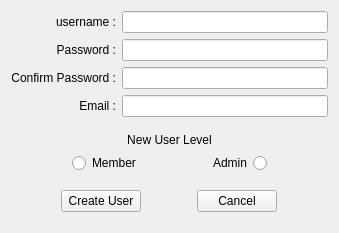
<?xml version="1.0" encoding="UTF-8"?>
<ui version="4.0">
 <class>Form</class>
 <widget class="QWidget" name="Form">
  <property name="geometry">
   <rect>
    <x>0</x>
    <y>0</y>
    <width>339</width>
    <height>233</height>
   </rect>
  </property>
  <property name="maximumSize">
   <size>
    <width>339</width>
    <height>310</height>
   </size>
  </property>
  <property name="windowTitle">
   <string>Register User</string>
  </property>
  <layout class="QVBoxLayout" name="verticalLayout_2">
   <item>
    <layout class="QGridLayout" name="gridLayout">
     <item row="0" column="0">
      <widget class="QLabel" name="label">
       <property name="text">
        <string>username :</string>
       </property>
       <property name="alignment">
        <set>Qt::AlignRight|Qt::AlignTrailing|Qt::AlignVCenter</set>
       </property>
      </widget>
     </item>
     <item row="1" column="0">
      <widget class="QLabel" name="label_2">
       <property name="text">
        <string>Password :</string>
       </property>
       <property name="alignment">
        <set>Qt::AlignRight|Qt::AlignTrailing|Qt::AlignVCenter</set>
       </property>
      </widget>
     </item>
     <item row="2" column="0">
      <widget class="QLabel" name="label_5">
       <property name="text">
        <string>Confirm Password :</string>
       </property>
       <property name="alignment">
        <set>Qt::AlignRight|Qt::AlignTrailing|Qt::AlignVCenter</set>
       </property>
      </widget>
     </item>
     <item row="3" column="0">
      <widget class="QLabel" name="label_3">
       <property name="text">
        <string>Email :</string>
       </property>
       <property name="alignment">
        <set>Qt::AlignRight|Qt::AlignTrailing|Qt::AlignVCenter</set>
       </property>
      </widget>
     </item>
     <item row="0" column="1">
      <widget class="QLineEdit" name="lineEdit"/>
     </item>
     <item row="1" column="1">
      <widget class="QLineEdit" name="lineEdit_2"/>
     </item>
     <item row="2" column="1">
      <widget class="QLineEdit" name="lineEdit_3"/>
     </item>
     <item row="3" column="1">
      <widget class="QLineEdit" name="lineEdit_4"/>
     </item>
    </layout>
   </item>
   <item>
    <spacer name="verticalSpacer_3">
     <property name="orientation">
      <enum>Qt::Vertical</enum>
     </property>
     <property name="sizeHint" stdset="0">
      <size>
       <width>20</width>
       <height>40</height>
      </size>
     </property>
    </spacer>
   </item>
   <item>
    <layout class="QVBoxLayout" name="verticalLayout">
     <item>
      <widget class="QLabel" name="label_4">
       <property name="text">
        <string>New User Level</string>
       </property>
       <property name="alignment">
        <set>Qt::AlignCenter</set>
       </property>
      </widget>
     </item>
     <item>
      <layout class="QHBoxLayout" name="horizontalLayout_2">
       <item>
        <widget class="QRadioButton" name="radioButton_2">
         <property name="sizePolicy">
          <sizepolicy hsizetype="Fixed" vsizetype="Fixed">
           <horstretch>0</horstretch>
           <verstretch>0</verstretch>
          </sizepolicy>
         </property>
         <property name="text">
          <string>Member</string>
         </property>
        </widget>
       </item>
       <item>
        <widget class="QRadioButton" name="radioButton">
         <property name="sizePolicy">
          <sizepolicy hsizetype="Fixed" vsizetype="Fixed">
           <horstretch>0</horstretch>
           <verstretch>0</verstretch>
          </sizepolicy>
         </property>
         <property name="layoutDirection">
          <enum>Qt::RightToLeft</enum>
         </property>
         <property name="text">
          <string>Admin</string>
         </property>
        </widget>
       </item>
      </layout>
     </item>
    </layout>
   </item>
   <item>
    <spacer name="verticalSpacer_2">
     <property name="orientation">
      <enum>Qt::Vertical</enum>
     </property>
     <property name="sizeHint" stdset="0">
      <size>
       <width>20</width>
       <height>40</height>
      </size>
     </property>
    </spacer>
   </item>
   <item>
    <layout class="QHBoxLayout" name="horizontalLayout">
     <item>
      <widget class="QPushButton" name="pushButton">
       <property name="sizePolicy">
        <sizepolicy hsizetype="Fixed" vsizetype="Fixed">
         <horstretch>0</horstretch>
         <verstretch>0</verstretch>
        </sizepolicy>
       </property>
       <property name="text">
        <string>Create User</string>
       </property>
      </widget>
     </item>
     <item>
      <widget class="QPushButton" name="pushButton_2">
       <property name="sizePolicy">
        <sizepolicy hsizetype="Fixed" vsizetype="Fixed">
         <horstretch>0</horstretch>
         <verstretch>0</verstretch>
        </sizepolicy>
       </property>
       <property name="text">
        <string>Cancel</string>
       </property>
      </widget>
     </item>
    </layout>
   </item>
   <item>
    <spacer name="verticalSpacer">
     <property name="orientation">
      <enum>Qt::Vertical</enum>
     </property>
     <property name="sizeHint" stdset="0">
      <size>
       <width>20</width>
       <height>40</height>
      </size>
     </property>
    </spacer>
   </item>
  </layout>
 </widget>
 <resources/>
 <connections/>
</ui>
